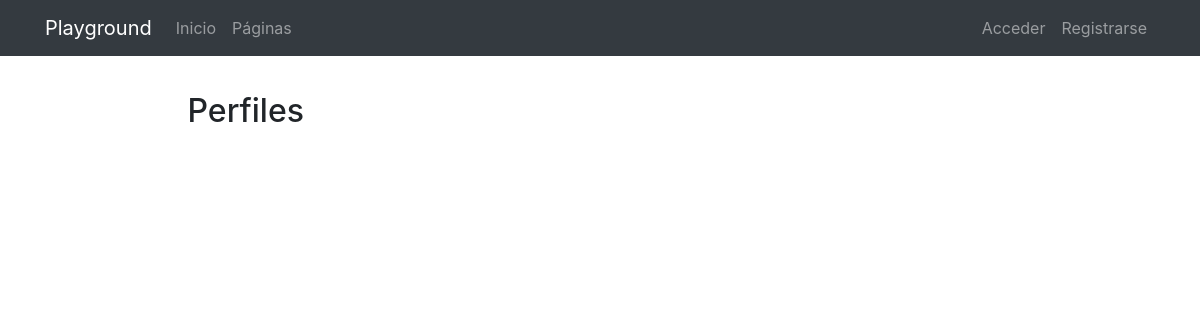
Page /profiles/ on the earlier database version.
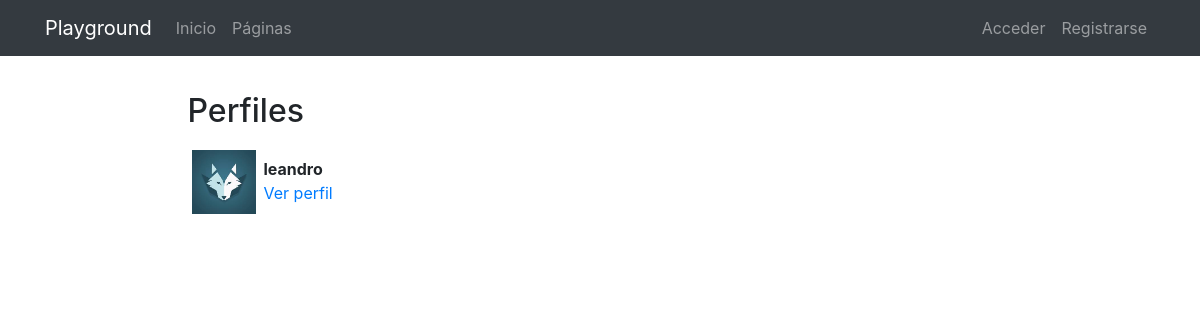
Same page on the later database version.
### applications/registration/models.py (models this page shows)
class Profile(models.Model):
    user = models.OneToOneField(User, on_delete=models.CASCADE)
    avatar = models.ImageField(upload_to='profiles', null=True, blank=True)
    bio = models.TextField(null=True, blank=True)
    link = models.URLField(max_length=200, null=True, blank=True)
    class Meta:
        ordering = ['user__username']

### applications/profiles/views.py (the view)
# urls.py: path('', ProfileListView.as_view(), name='list'),
class ProfileListView(ListView):
    paginate_by = 2
    model = Profile
    template_name = 'profiles/profile_list.html'

### templates/profiles/profile_list.html (shortened to what this page needs)
{% extends 'base.html' %}
{% load static %}
{% block content %}
<main role="main">
  <div class="container">
    <div class="row mt-3">
      <div class="col-md-9 mx-auto mb-5">
        <h2>Perfiles</h2>
        <div class="row">
          {% for profile in profile_list %}
            <div class="col-md-4 mt-2 mb-3 ">
              <div class="row p-1">
                <div class="col-md-12">
                  {% if profile.avatar %}
                    <img src="{{profile.avatar.url}}" class="img-fluid profile-avatar">
                  {% else %}
                    <img src="{% static 'registration/img/no-avatar.jpg' %}" class="img-fluid profile-avatar">
                  {% endif %}
                  <p class="profile-data">
                    <b>{{profile.user|truncatechars:"16"}}</b><br>
                    <a href="{% url 'profiles:detail' profile.user %}">Ver perfil</a>
                  </p>
                </div>
              </div>
            </div>
          {% endfor %}
        </div>
      </div>
    </div>
  </div>
</main>
{% endblock %}

### templates/base.html (shortened to what this page needs)
<!DOCTYPE html>
<html lang="es">
  <head>
    {% load static %}
    <link href="{% static 'core/vendor/bootstrap/css/bootstrap.min.css' %}" rel="stylesheet">
    <link href="{% static 'core/vendor/font-awesome/css/font-awesome.min.css' %}" rel="stylesheet" type="text/css">
    <link href="{% static 'core/css/main.css' %}" rel="stylesheet">
  </head>
  <body>
    <body>
      <nav class="navbar navbar-expand-lg navbar-dark bg-dark">
        <div class="container">
          <a class="navbar-brand" href="{% url 'home' %}">Playground</a>
          <div class="collapse navbar-collapse" id="ned">
            <ul class="navbar-nav mr-auto">
              <li class="nav-item">
                <a class="nav-link" href="{% url 'home' %}">Inicio</a>
              </li>
              <li class="nav-item">
                <a class="nav-link" href="{% url 'pages:pages' %}">Páginas</a>
              </li>
            </ul>
            <ul class="navbar-nav">
              {% if not request.user.is_authenticated %}
              <li class="nav-item">
                <a class="nav-link" href="{% url 'login' %}">Acceder</a>
              </li>
              <li class="nav-item">
                <a class="nav-link" href="{% url 'signup' %}">Registrarse</a>
              </li>
              {% endif %}
            </ul>
          </div>
        </div>
      </nav>
      {% block content %}{% endblock %}
  </body>
</html>

### applications/core/static/core/css/main.css (style rules this page uses)
main { padding-top: 20px; }
:root { --jumbotron-padding-y: 3rem; }

### templates/profiles/profile_list.html (style rules this page uses)
.profile-avatar { float:left;width:4rem;height:4rem }
.profile-data { padding-left:4.5rem;padding-top:.4rem; }

Differences in the rows shown:
added Profile: avatar (picture), user "leandro"
